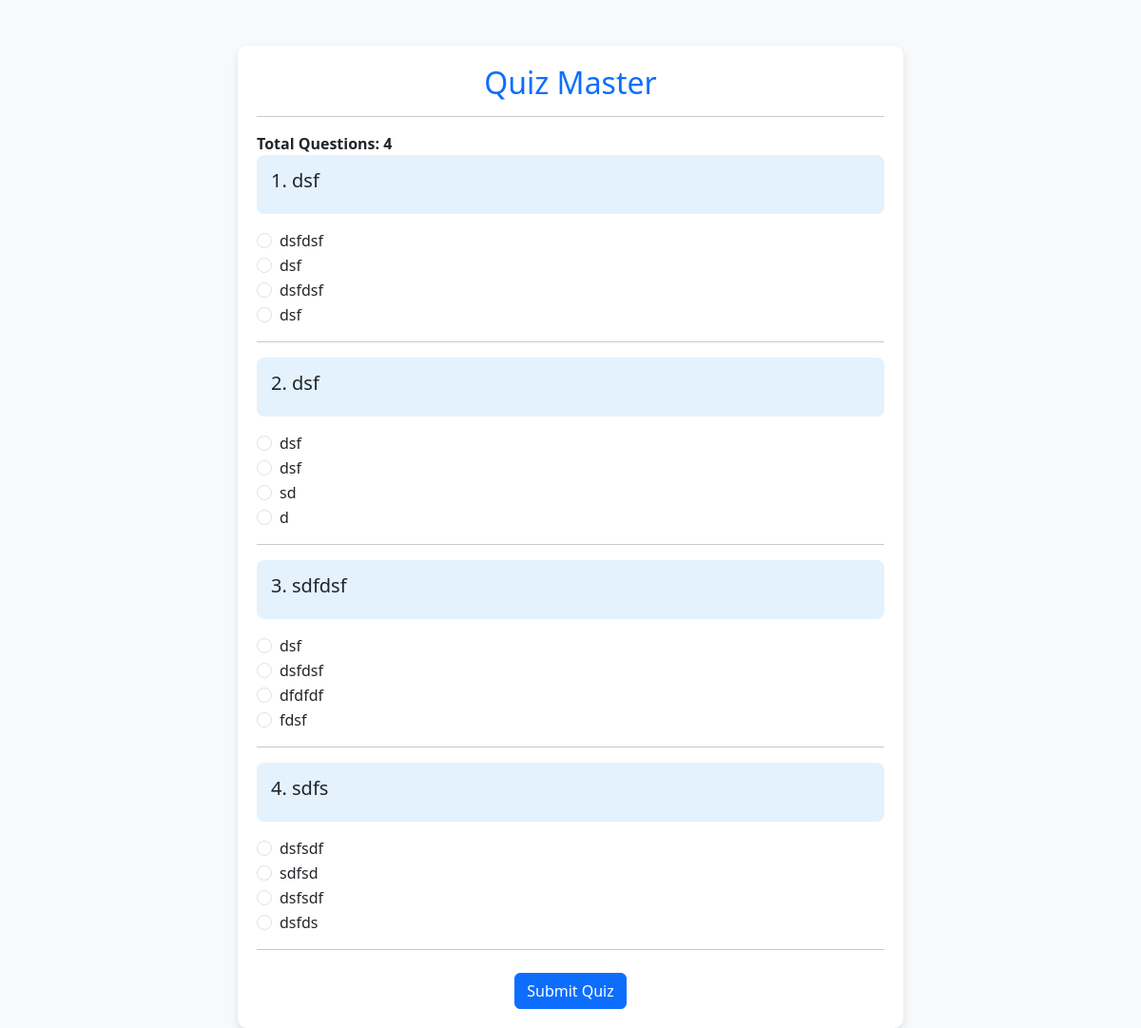
The app's page /quiz_exam/1/HTMl with its own data.
### models/models.py (models this page shows)
class Question(db.Model):
    id=db.Column(db.Integer,primary_key=True)
    quiz_id = db.Column(db.Integer,db.ForeignKey("quiz.id"),nullable=False)
    question_title = db.Column(db.String,nullable=False)
    question_statement = db.Column(db.String,nullable=False)
    option1 = db.Column(db.String,nullable=False)
    option2 = db.Column(db.String,nullable=False)
    option3 = db.Column(db.String,nullable=False)
    option4 = db.Column(db.String,nullable=False)
    correct_option = db.Column(db.Integer,nullable=False)

### controllers/controller.py (the view, shortened to what this page needs)
@app.route("/quiz_exam/<id>/<name>", methods=["GET", "POST"])
def give_quiz(id, name):
    quiz = Quiz.query.get_or_404(id)  # Fetch quiz details
    questions = Question.query.filter_by(quiz_id=quiz.id).all()  # Get all questions
    total_questions = len(questions)
    return render_template("quiz.html", quiz=quiz, name=name, questions=questions, total=total_questions)

### templates/quiz.html (shortened to what this page needs)
<!DOCTYPE html>
<html lang="en">
<head>
    <link rel="stylesheet" href="/static/css/style.css">
    <link href="https://cdn.jsdelivr.net/npm/bootstrap@5.3.3/dist/css/bootstrap.min.css" rel="stylesheet">
</head>
<body>
    <div class="container mt-5">
        <div class="quiz-container">
            <h2 class="text-primary text-center">Quiz Master</h2>
            <hr>
            <span><strong>Total Questions: {{ total }}</strong></span>
            <form method="POST">
                {% for question in questions %}
                    <div class="question-box mb-3">
                        <h5>{{ loop.index }}. {{ question.question_statement }}</h5>
                    </div>
                    <div class="mb-3">
                        <div class="form-check">
                            <input class="form-check-input" type="radio" name="{{ question.id }}" value="1" id="option1-{{ question.id }}">
                            <label class="form-check-label" for="option1-{{ question.id }}">{{ question.option1 }}</label>
                        </div>
                        <div class="form-check">
                            <input class="form-check-input" type="radio" name="{{ question.id }}" value="2" id="option2-{{ question.id }}">
                            <label class="form-check-label" for="option2-{{ question.id }}">{{ question.option2 }}</label>
                        </div>
                        <div class="form-check">
                            <input class="form-check-input" type="radio" name="{{ question.id }}" value="3" id="option3-{{ question.id }}">
                            <label class="form-check-label" for="option3-{{ question.id }}">{{ question.option3 }}</label>
                        </div>
                        <div class="form-check">
                            <input class="form-check-input" type="radio" name="{{ question.id }}" value="4" id="option4-{{ question.id }}">
                            <label class="form-check-label" for="option4-{{ question.id }}">{{ question.option4 }}</label>
                        </div>
                    </div>
                    <hr>
                {% endfor %}
                <div class="text-center mt-4">
                    <button type="submit" class="btn btn-primary">Submit Quiz</button>
                </div>
            </form>
        </div>
    </div>
</body>
</html>

### static/css/style.css (style rules this page uses)
* { margin: 0px }

### templates/quiz.html (style rules this page uses)
body { background-color: #f8f9fa; }
.quiz-container { max-width: 700px; margin: auto; background: white; padding: 20px; border-radius: 10px; box-shadow: 0 4px 8px rgba(0, 0, 0, 0.1); }
.question-box { background: #e3f2fd; padding: 15px; border-radius: 8px; font-weight: bold; }
.form-check { text-align: left; }

### records on screen
Question: question_statement "dsf", option1 "dsfdsf", option2 "dsf", option3 "dsfdsf", option4 "dsf"
Question: question_statement "dsf", option1 "dsf", option2 "dsf", option3 "sd", option4 "d"
Question: question_statement "sdfdsf", option1 "dsf", option2 "dsfdsf", option3 "dfdfdf", option4 "fdsf"
Question: question_statement "sdfs", option1 "dsfsdf", option2 "sdfsd", option3 "dsfsdf", option4 "dsfds"

### other values on screen
{{ total }} "4"
